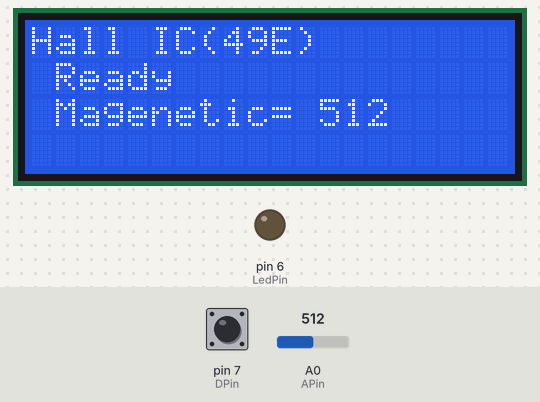
This sketch was run on a simulated Arduino Mega 2560, built with avr-gcc and run on an emulated ATmega2560. On the bench: 20×4 character LCD, output pins drawn as LEDs (lit = HIGH). The inputs (shaded band) are chosen by the test bench; at power-on: pin 7 (DPin) LOW, A0 (APin) = 512. What the sketch prints to the serial monitor is not drawn.

Above: at 1.2 s.
1.3 s: pin 7 (DPin) driven HIGH
At 1.8 s:
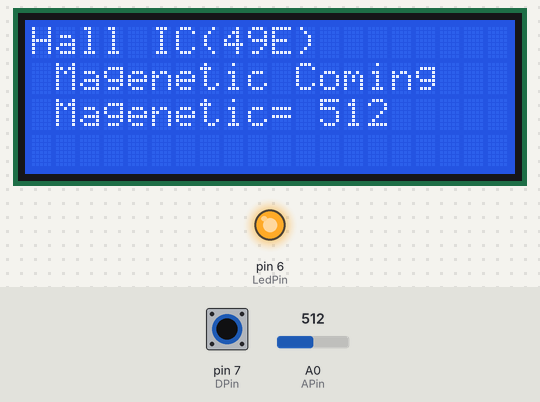
2.8 s: A0 (APin) set to 105
At 4.6 s:
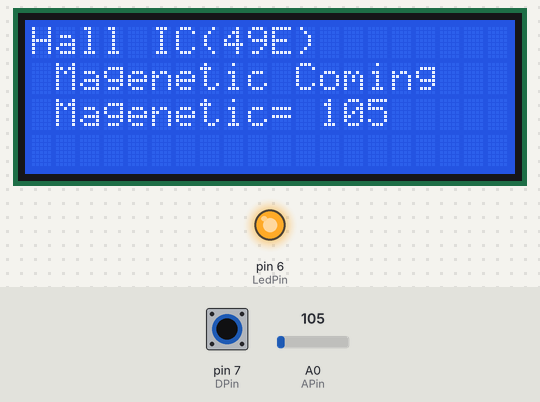
5.8 s: A0 (APin) set to 94
At 6.5 s:
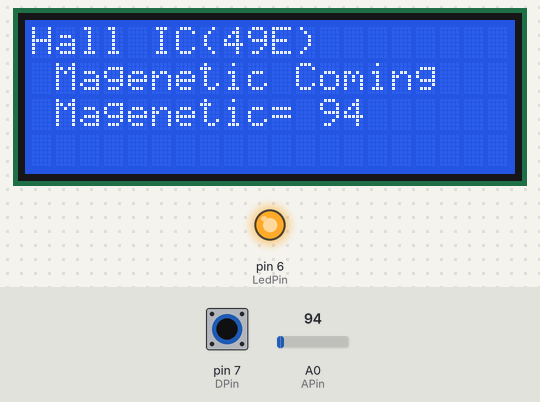
8.8 s: pin 7 (DPin) driven LOW
At 10.0 s:
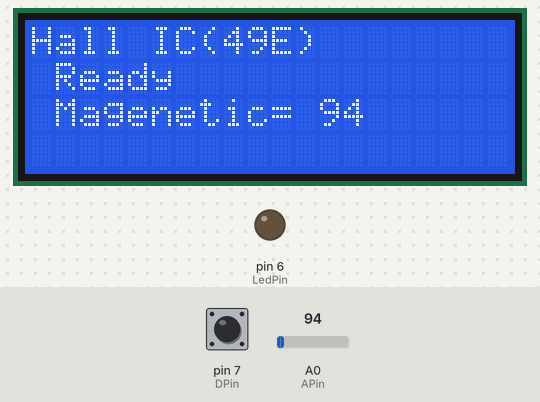
11.8 s: A0 (APin) set to 0
At 12.1 s:
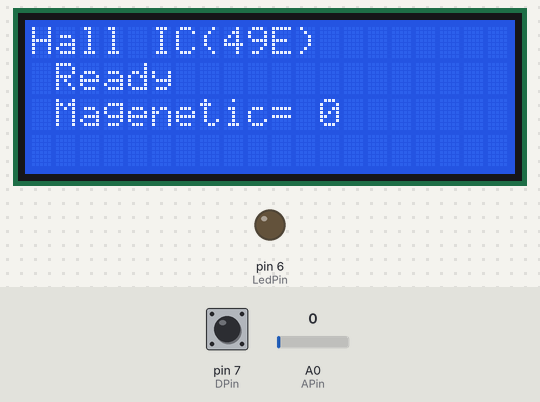
14.8 s: pin 7 (DPin) pulsed HIGH 2 times (0.12 s each, 0.3 s apart)
At 15.7 s:
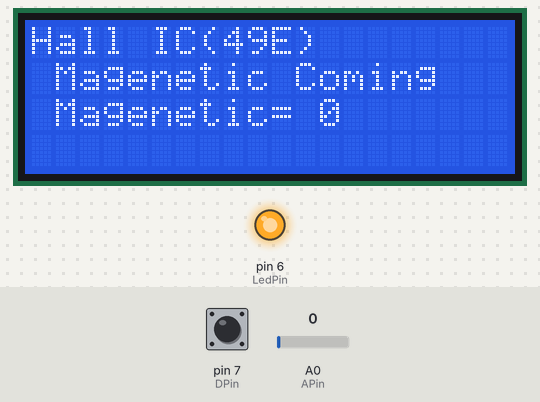
Timing chart, 0 to 18.3 s (numbered marks = the images above; inputs shaded):
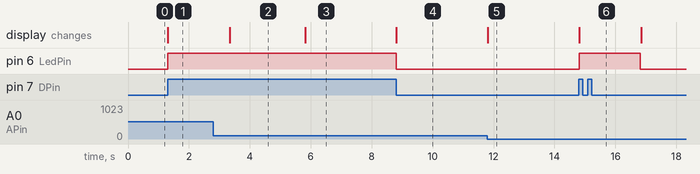

Measured:
- after the input at 1.3 s, pin 6 (LedPin): LOW → HIGH at once; the display: changes at once (image 1)
- after the input at 2.8 s, the display: changes after 0.54 s (image 2)
- after the input at 5.8 s, the display: changes at once (image 3)
- after the input at 8.8 s, pin 6 (LedPin): HIGH → LOW at once; the display: changes at once (image 4)
- after the input at 11.8 s, the display: changes at once (image 5)
- after the input at 14.8 s, pin 6 (LedPin): LOW → HIGH at once, → LOW 2.0 s later; the display: changes at once (image 6)

The sketch:

Hall_49E_digital_sensor.ino
```cpp
#include <LiquidCrystal.h>
#define DPin 7
#define LedPin 6
#define APin A0

 LiquidCrystal lcd(8, 9, 10, 45, 43, 41,39,37,35,33,31);

   int vala = 0 ;
   int val = 0 ;
  int oldval =-1  ;
void setup()
{
pinMode(LedPin,OUTPUT);//設置數位IO腳模式，OUTPUT為Output
 pinMode(DPin,INPUT);//定義digital為輸入介面
 //pinMode(APin,INPUT);//定義為類比輸入介面


  Serial.begin(9600);//設定串列傳輸速率為9600 }

 // set up the LCD's number of columns and rows:
  lcd.begin(20, 4);
  // Print a message to the LCD.
  lcd.print("Hall IC(49E)");
}
void loop() {

  // set the cursor to column 0, line 1
  // (note: line 1 is the second row, since counting begins with 0):


   vala=analogRead(APin);//讀取感測器的值
   val=digitalRead(DPin);//讀取感測器的值
    Serial.print(vala);//輸出模擬值，並將其列印出來
    Serial.print("/");//輸出模擬值，並將其列印出來
    Serial.print(oldval);//輸出模擬值，並將其列印出來
    Serial.print("/");//輸出模擬值，並將其列印出來
    Serial.print(val);//輸出模擬值，並將其列印出來
    Serial.print("\n");//輸出模擬值，並將其列印出來
     if (val ==1)
    {
          if (val != oldval)
            {
                lcd.setCursor(1, 1);
                  lcd.print("              ") ;
                 lcd.setCursor(1, 1);
                lcd.print("Magenetic Coming");
                 digitalWrite(LedPin,HIGH)  ;
                   delay(2000);
                  oldval= val ;
            }
    }
    else
    {
          if (val != oldval)
            {
                lcd.setCursor(1, 1);
                lcd.print("                ") ;
               lcd.setCursor(1, 1);
              lcd.print("Ready");
               digitalWrite(LedPin,LOW)  ;
                oldval= val ;
            }
      }

                lcd.setCursor(1, 2);
                  lcd.print("              ") ;
                 lcd.setCursor(1, 2);
                lcd.print("Magenetic= ");
                lcd.print(vala);


}
```
